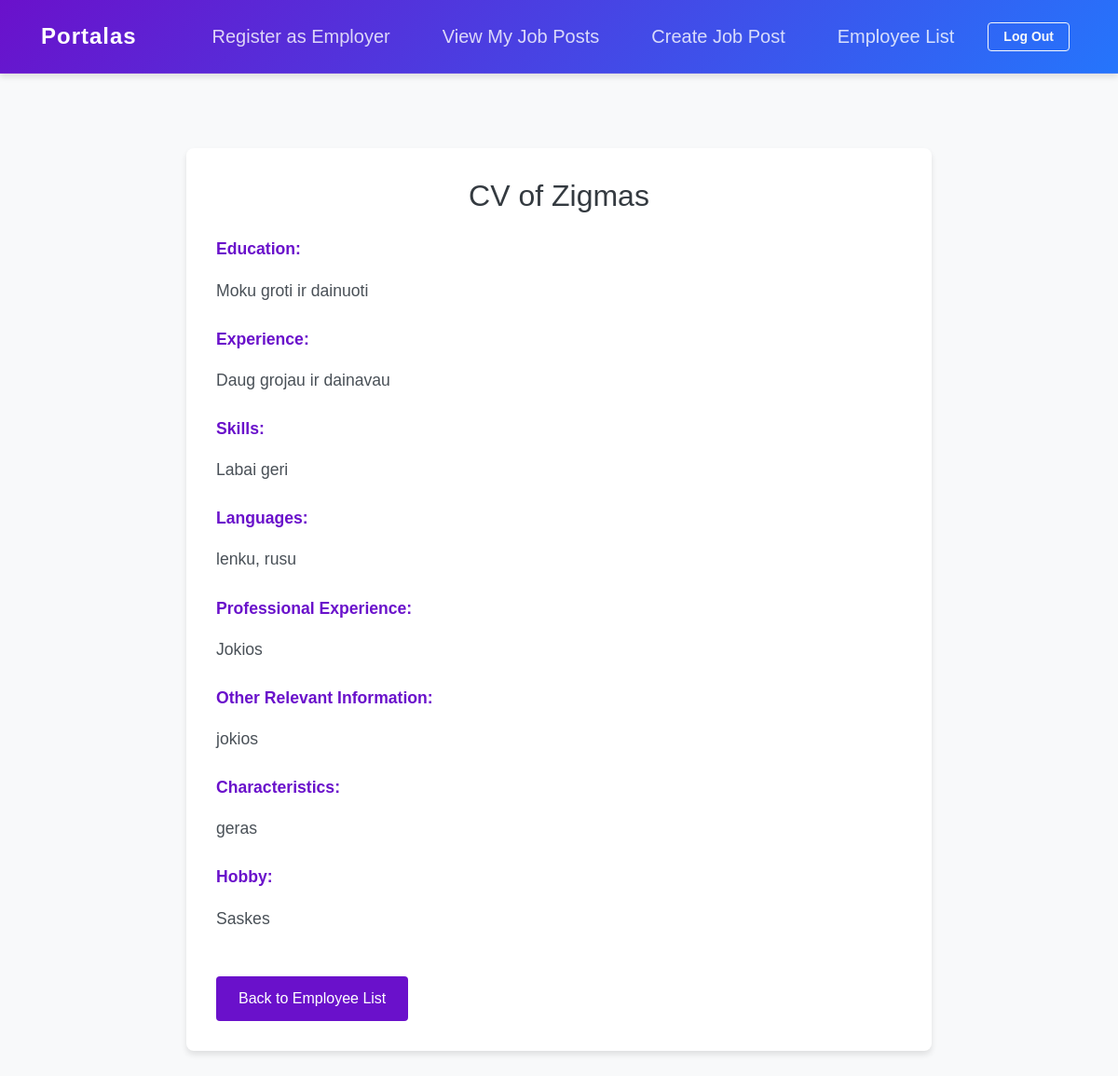
The page /employee/cv/2/ (signed in) on the database its author committed.
### employee/models.py (models this page shows, shortened)
class CV(models.Model):
    employee = models.OneToOneField(Employee, on_delete=models.CASCADE)  # Ensures one CV per employee
    education = models.TextField()
    experience = models.TextField()
    skills = models.TextField()
    created_at = models.DateTimeField(auto_now_add=True)
    name_surname = models.CharField(max_length=255, verbose_name="NAME, SURNAME")
    date_and_place_of_birth = models.CharField(max_length=255, verbose_name="DATE AND PLACE OF BIRTH")
    place_of_residence = models.CharField(max_length=255, verbose_name="PLACE OF RESIDENCE")
    contacts = models.CharField(max_length=255, verbose_name="CONTACTS")
    languages = models.TextField(verbose_name="LANGUAGES")
    civil_status = models.CharField(max_length=255, verbose_name="CIVIL STATUS")
    professional_experience = models.TextField(verbose_name="PROFESSIONAL EXPERIENCE")
    other_relevant_information = models.TextField(verbose_name="OTHER RELEVANT INFORMATION")
    characteristics = models.TextField(verbose_name="CHARACTERISTICS")
    hobby = models.TextField(verbose_name="HOBBY")
    attachment = models.FileField(upload_to='cv_attachments/', blank=True, null=True, verbose_name="Attachment")
    """Dominancios darbo vietos """

class Employee(models.Model):
    user = models.OneToOneField(User, on_delete=models.CASCADE)  # Link to User
    employee_name = models.CharField(max_length=255)
    employee_surname = models.CharField(max_length=255, blank=True, null=True,default="Unknown")  # New field
    email = models.EmailField()
    citizenship = models.CharField(max_length=100, blank=True, null=True, default="Unknown")  # New field
    national_id = models.IntegerField( blank=True, null=True, unique=True)
    receive_special_offers = models.BooleanField(default=False,)  # New field
    phone_number = models.CharField(max_length=20, blank=True, null=True, default="Unknown")  # New field
    '''banko saskaita, gyvenamosios vietos adresas, artimo zmogaus kontaktai (tel nr) '''
    is_email_verified = models.BooleanField(default=False)

### employee/views.py (the view)
# urls.py: path('cv/<int:pk>/', views.cv_detail, name='cv_detail'),
@login_required
def cv_detail(request, pk):
    cv = get_object_or_404(CV, pk=pk)
    return render(request, 'employee/cv_detail.html', {'cv': cv})

### employee/templates/employee/cv_detail.html (shortened to what this page needs)
{% extends 'base_employer.html' %}
{% block content %}
<div class="cv-detail-container">
    <h1>CV of {{ cv.employee.employee_name }}</h1>
    <div class="mb-4 page-break">
        <p><strong>Education:</strong></p>
        <p>{{ cv.education }}</p>
    </div>
    <div class="mb-4 page-break">
        <p><strong>Experience:</strong></p>
        <p>{{ cv.experience }}</p>
    </div>
    <div class="mb-4 page-break">
        <p><strong>Skills:</strong></p>
        <p>{{ cv.skills }}</p>
    </div>
    <div class="mb-4 page-break">
        <p><strong>Languages:</strong></p>
        <p>{{ cv.languages|default:"Not specified" }}</p>
    </div>
    <div class="mb-4 page-break">
        <p><strong>Professional Experience:</strong></p>
        <p>{{ cv.professional_experience|default:"Not specified" }}</p>
    </div>
    <div class="mb-4 page-break">
        <p><strong>Other Relevant Information:</strong></p>
        <p>{{ cv.other_relevant_information|default:"Not specified" }}</p>
    </div>
    <div class="mb-4 page-break">
        <p><strong>Characteristics:</strong></p>
        <p>{{ cv.characteristics|default:"Not specified" }}</p>
    </div>
    <div class="mb-4 page-break">
        <p><strong>Hobby:</strong></p>
        <p>{{ cv.hobby|default:"Not specified" }}</p>
    </div>
    <a href="{% url 'employer:employer_dashboard' %}" class="btn btn-secondary">Back to Employee List</a>
</div>
{% endblock %}

### static/css/styles.css (style rules this page uses)
body { font-family: 'Arial', sans-serif; margin: 0; padding: 0; background-color: #f8f9fa; color: #333; }

### employee/templates/employee/cv_detail.html (style rules this page uses)
.cv-detail-container { max-width: 800px; margin: 2rem auto; padding: 2rem; background-color: #fff; border-radius: 8px; box-shadow: 0 4px 6px rgba(0, 0, 0, 0.1); }
.cv-detail-container h1 { text-align: center; margin-bottom: 1.5rem; font-size: 2rem; color: #343a40; }
.cv-detail-container p { font-size: 1.1rem; line-height: 1.6; color: #495057; }
.cv-detail-container strong { color: #6a11cb; }
.cv-detail-container .btn { margin-top: 1.5rem; padding: 0.75rem 1.5rem; font-size: 1rem; font-weight: 500; border-radius: 4px; transition: background-color 0.3s ease; }
.cv-detail-container .btn-secondary { background-color: #6a11cb; border: none; color: #fff; }

### rows shown on the page
CV: employee.employee_name "Zigmas", education "Moku groti ir dainuoti", experience "Daug grojau ir dainavau", skills "Labai geri", languages "lenku, rusu", professional_experience "Jokios", other_relevant_information "jokios", characteristics "geras", hobby "Saskes"
